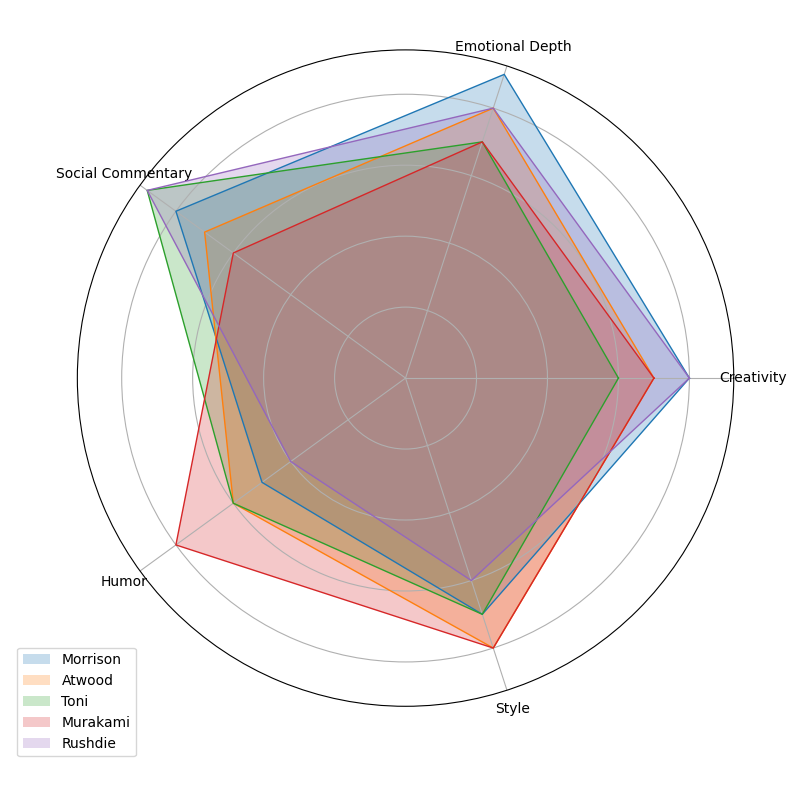

Write the Python code that produced this figure.
import matplotlib.pyplot as plt
import numpy as np

modern_writers = ['Morrison', 'Atwood', 'Toni', 'Murakami', 'Rushdie']
modern_data = {
    'Morrison': [8, 9, 8, 5, 7],
    'Atwood': [7, 8, 7, 6, 8],
    'Toni': [6, 7, 9, 6, 7],
    'Murakami': [7, 7, 6, 8, 8],
    'Rushdie': [8, 8, 9, 4, 6]
}

categories = ['Creativity', 'Emotional Depth', 'Social Commentary', 'Humor', 'Style']
N = len(categories)

# Create subplots
fig, ax = plt.subplots(figsize=(8, 8), subplot_kw=dict(polar=True))

# Set the angle for each axis
angles = np.linspace(0, 2 * np.pi, N, endpoint=False).tolist()

# Complete the loop at the end by appending the first angle to the end
angles += angles[:1]

for writer in modern_writers:
    values = modern_data[writer]
    # Complete the loop by appending the first value again
    values += values[:1]
    ax.fill(angles, values, alpha=0.25, label=writer)
    ax.plot(angles, values, linewidth=1, linestyle='solid')

# Add labels to the axes
ax.set_yticklabels([])
ax.set_xticks(angles[:-1])
ax.set_xticklabels(categories)

# Add legend
plt.legend(loc='upper right', bbox_to_anchor=(0.1, 0.1))

plt.tight_layout()
plt.show()
